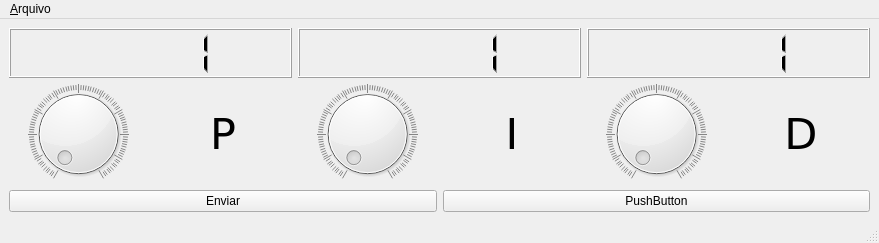
<?xml version="1.0" encoding="UTF-8"?>
<ui version="4.0">
 <class>MainWindow</class>
 <widget class="QMainWindow" name="MainWindow">
  <property name="geometry">
   <rect>
    <x>0</x>
    <y>0</y>
    <width>879</width>
    <height>243</height>
   </rect>
  </property>
  <property name="windowTitle">
   <string>Ajuste PID</string>
  </property>
  <widget class="QWidget" name="centralwidget">
   <layout class="QVBoxLayout" name="verticalLayout">
    <item>
     <layout class="QHBoxLayout" name="horizontalLayout">
      <item>
       <layout class="QVBoxLayout" name="pOuterLayout">
        <item>
         <widget class="QLCDNumber" name="p_value">
          <property name="autoFillBackground">
           <bool>false</bool>
          </property>
          <property name="frameShape">
           <enum>QFrame::Box</enum>
          </property>
          <property name="frameShadow">
           <enum>QFrame::Raised</enum>
          </property>
          <property name="smallDecimalPoint">
           <bool>false</bool>
          </property>
          <property name="digitCount">
           <number>5</number>
          </property>
          <property name="segmentStyle">
           <enum>QLCDNumber::Filled</enum>
          </property>
          <property name="value" stdset="0">
           <double>1.000000000000000</double>
          </property>
         </widget>
        </item>
        <item>
         <layout class="QGridLayout" name="pInnerLayout">
          <item row="0" column="0">
           <widget class="QDial" name="p_dial">
            <property name="maximum">
             <number>1000</number>
            </property>
            <property name="singleStep">
             <number>10</number>
            </property>
            <property name="pageStep">
             <number>100</number>
            </property>
            <property name="value">
             <number>0</number>
            </property>
            <property name="invertedAppearance">
             <bool>false</bool>
            </property>
            <property name="notchTarget">
             <double>0.000000000000000</double>
            </property>
            <property name="notchesVisible">
             <bool>true</bool>
            </property>
           </widget>
          </item>
          <item row="0" column="1">
           <widget class="QLabel" name="p_label">
            <property name="font">
             <font>
              <family>DejaVu Sans</family>
              <pointsize>32</pointsize>
             </font>
            </property>
            <property name="text">
             <string>P</string>
            </property>
            <property name="scaledContents">
             <bool>false</bool>
            </property>
            <property name="alignment">
             <set>Qt::AlignCenter</set>
            </property>
           </widget>
          </item>
         </layout>
        </item>
       </layout>
      </item>
      <item>
       <layout class="QVBoxLayout" name="iOuterLayout">
        <item>
         <widget class="QLCDNumber" name="i_value">
          <property name="autoFillBackground">
           <bool>false</bool>
          </property>
          <property name="frameShape">
           <enum>QFrame::Box</enum>
          </property>
          <property name="frameShadow">
           <enum>QFrame::Raised</enum>
          </property>
          <property name="smallDecimalPoint">
           <bool>false</bool>
          </property>
          <property name="digitCount">
           <number>5</number>
          </property>
          <property name="segmentStyle">
           <enum>QLCDNumber::Filled</enum>
          </property>
          <property name="value" stdset="0">
           <double>1.000000000000000</double>
          </property>
         </widget>
        </item>
        <item>
         <layout class="QGridLayout" name="iInnerLayout">
          <item row="0" column="0">
           <widget class="QDial" name="i_dial">
            <property name="maximum">
             <number>1000</number>
            </property>
            <property name="singleStep">
             <number>10</number>
            </property>
            <property name="pageStep">
             <number>100</number>
            </property>
            <property name="value">
             <number>0</number>
            </property>
            <property name="invertedAppearance">
             <bool>false</bool>
            </property>
            <property name="notchTarget">
             <double>0.000000000000000</double>
            </property>
            <property name="notchesVisible">
             <bool>true</bool>
            </property>
           </widget>
          </item>
          <item row="0" column="1">
           <widget class="QLabel" name="i_label">
            <property name="font">
             <font>
              <family>DejaVu Sans</family>
              <pointsize>32</pointsize>
             </font>
            </property>
            <property name="text">
             <string>I</string>
            </property>
            <property name="scaledContents">
             <bool>false</bool>
            </property>
            <property name="alignment">
             <set>Qt::AlignCenter</set>
            </property>
           </widget>
          </item>
         </layout>
        </item>
       </layout>
      </item>
      <item>
       <layout class="QVBoxLayout" name="dOuterLayout">
        <item>
         <widget class="QLCDNumber" name="d_value">
          <property name="autoFillBackground">
           <bool>false</bool>
          </property>
          <property name="frameShape">
           <enum>QFrame::Box</enum>
          </property>
          <property name="frameShadow">
           <enum>QFrame::Raised</enum>
          </property>
          <property name="smallDecimalPoint">
           <bool>false</bool>
          </property>
          <property name="digitCount">
           <number>5</number>
          </property>
          <property name="segmentStyle">
           <enum>QLCDNumber::Filled</enum>
          </property>
          <property name="value" stdset="0">
           <double>1.000000000000000</double>
          </property>
         </widget>
        </item>
        <item>
         <layout class="QGridLayout" name="dInnerLayout">
          <item row="0" column="0">
           <widget class="QDial" name="d_dial">
            <property name="maximum">
             <number>1000</number>
            </property>
            <property name="singleStep">
             <number>10</number>
            </property>
            <property name="pageStep">
             <number>100</number>
            </property>
            <property name="value">
             <number>0</number>
            </property>
            <property name="invertedAppearance">
             <bool>false</bool>
            </property>
            <property name="notchTarget">
             <double>0.000000000000000</double>
            </property>
            <property name="notchesVisible">
             <bool>true</bool>
            </property>
           </widget>
          </item>
          <item row="0" column="1">
           <widget class="QLabel" name="d_label">
            <property name="font">
             <font>
              <family>DejaVu Sans</family>
              <pointsize>32</pointsize>
             </font>
            </property>
            <property name="text">
             <string>D</string>
            </property>
            <property name="scaledContents">
             <bool>false</bool>
            </property>
            <property name="alignment">
             <set>Qt::AlignCenter</set>
            </property>
           </widget>
          </item>
         </layout>
        </item>
       </layout>
      </item>
     </layout>
    </item>
    <item>
     <layout class="QHBoxLayout" name="horizontalLayout_2">
      <item>
       <widget class="QPushButton" name="send_m0_btn">
        <property name="text">
         <string>Enviar</string>
        </property>
       </widget>
      </item>
      <item>
       <widget class="QPushButton" name="send_m1_btn">
        <property name="text">
         <string>PushButton</string>
        </property>
       </widget>
      </item>
     </layout>
    </item>
   </layout>
  </widget>
  <widget class="QMenuBar" name="menubar">
   <property name="geometry">
    <rect>
     <x>0</x>
     <y>0</y>
     <width>879</width>
     <height>22</height>
    </rect>
   </property>
   <widget class="QMenu" name="menu_Arquivo">
    <property name="title">
     <string>&amp;Arquivo</string>
    </property>
    <addaction name="action_Salvar_ajuste"/>
    <addaction name="action_Carregar_ajuste"/>
    <addaction name="separator"/>
    <addaction name="action_Sair"/>
   </widget>
   <addaction name="menu_Arquivo"/>
  </widget>
  <widget class="QStatusBar" name="statusbar"/>
  <action name="action_Salvar_ajuste">
   <property name="text">
    <string>&amp;Salvar ajuste</string>
   </property>
  </action>
  <action name="action_Sair">
   <property name="text">
    <string>&amp;Sair</string>
   </property>
  </action>
  <action name="action_Carregar_ajuste">
   <property name="text">
    <string>&amp;Carregar ajuste</string>
   </property>
  </action>
 </widget>
 <resources/>
 <connections/>
</ui>
